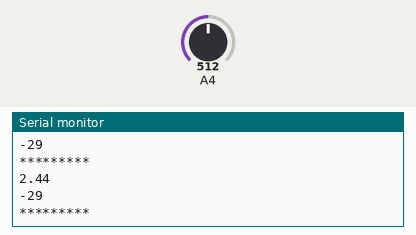
This sketch was run on a simulated Arduino Uno, built with avr-gcc and run on an emulated ATmega328P. Shown: the last lines printed to the serial monitor. The inputs (shaded band) are chosen by the test bench; at power-on: A4 = 512.

Above: at 1.3 s.
1.4 s: A4 set to 716
At 1.81 s:
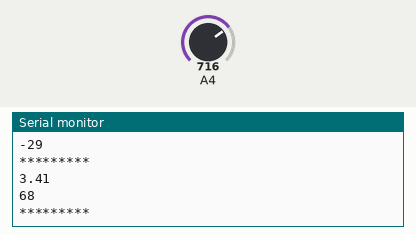
2.9 s: A4 set to 900
At 3.31 s:
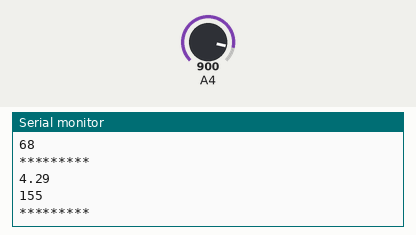
Timing chart, 0 to 5.9 s (numbered marks = the images above; inputs shaded):
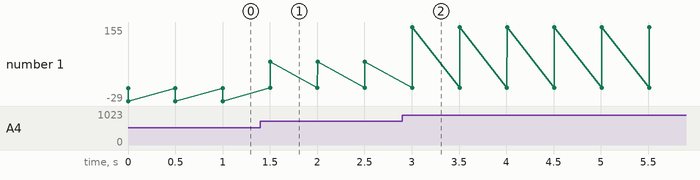

The sketch:

debug_lm335.ino
```cpp
void setup() {
  int tempPin = 2;
  Serial.begin(115200);
}


void loop() {
  int analogVal = analogRead(A4);
  float tempV;
  int tempC;
  tempV = (analogVal / 1024.0) * 4.88;
  Serial.println(tempV);
  tempC = (tempV * 100) - 273;
  Serial.println(tempC);
  Serial.println("*********");
  delay(500);
}
```

Measured:
- after the input at 1.4 s, the serial monitor: prints a new line after 0.10 s (image 1)
- after the input at 2.9 s, the serial monitor: prints a new line after 0.11 s (image 2)
- plotted number 1: -29 → 68 after the input at 1.4 s, 68 → 155 after the input at 2.9 s
